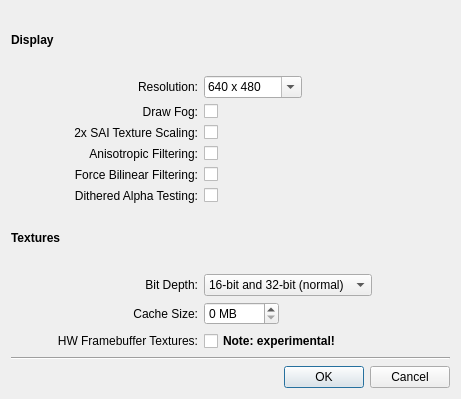
<ui version="4.0" >
 <class>glN64ConfigDialog</class>
 <widget class="QDialog" name="glN64ConfigDialog" >
  <property name="geometry" >
   <rect>
    <x>0</x>
    <y>0</y>
    <width>461</width>
    <height>399</height>
   </rect>
  </property>
  <property name="windowTitle" >
   <string>glN64 Settings</string>
  </property>
  <layout class="QGridLayout" name="gridLayout" >
   <item row="0" column="0" colspan="3" >
    <widget class="QLabel" name="label_3" >
     <property name="text" >
      <string>&lt;h4>Display&lt;/h4></string>
     </property>
    </widget>
   </item>
   <item row="1" column="0" >
    <spacer name="horizontalSpacer_4" >
     <property name="orientation" >
      <enum>Qt::Horizontal</enum>
     </property>
     <property name="sizeType" >
      <enum>QSizePolicy::Fixed</enum>
     </property>
     <property name="sizeHint" stdset="0" >
      <size>
       <width>40</width>
       <height>20</height>
      </size>
     </property>
    </spacer>
   </item>
   <item row="1" column="1" >
    <widget class="QLabel" name="label" >
     <property name="text" >
      <string>Resolution:</string>
     </property>
     <property name="alignment" >
      <set>Qt::AlignRight|Qt::AlignTrailing|Qt::AlignVCenter</set>
     </property>
    </widget>
   </item>
   <item row="1" column="2" >
    <layout class="QHBoxLayout" name="horizontalLayout_2" >
     <item>
      <widget class="QComboBox" name="resolutionCombo" >
       <property name="editable" >
        <bool>true</bool>
       </property>
       <property name="currentIndex" >
        <number>3</number>
       </property>
       <item>
        <property name="text" >
         <string>320 x 400</string>
        </property>
       </item>
       <item>
        <property name="text" >
         <string>400 x 300</string>
        </property>
       </item>
       <item>
        <property name="text" >
         <string>480 x 360</string>
        </property>
       </item>
       <item>
        <property name="text" >
         <string>640 x 480</string>
        </property>
       </item>
       <item>
        <property name="text" >
         <string>800 x 600</string>
        </property>
       </item>
       <item>
        <property name="text" >
         <string>960 x 720</string>
        </property>
       </item>
       <item>
        <property name="text" >
         <string>1024 x 768</string>
        </property>
       </item>
       <item>
        <property name="text" >
         <string>1152 x 864</string>
        </property>
       </item>
       <item>
        <property name="text" >
         <string>1280 x 960</string>
        </property>
       </item>
       <item>
        <property name="text" >
         <string>1280 x 1024</string>
        </property>
       </item>
       <item>
        <property name="text" >
         <string>1440 x 1080</string>
        </property>
       </item>
      </widget>
     </item>
     <item>
      <spacer name="horizontalSpacer" >
       <property name="orientation" >
        <enum>Qt::Horizontal</enum>
       </property>
       <property name="sizeHint" stdset="0" >
        <size>
         <width>0</width>
         <height>20</height>
        </size>
       </property>
      </spacer>
     </item>
    </layout>
   </item>
   <item row="2" column="1" >
    <widget class="QLabel" name="label_6" >
     <property name="text" >
      <string>Draw Fog:</string>
     </property>
     <property name="alignment" >
      <set>Qt::AlignRight|Qt::AlignTrailing|Qt::AlignVCenter</set>
     </property>
    </widget>
   </item>
   <item row="2" column="2" >
    <widget class="QCheckBox" name="drawFogCheck" >
     <property name="text" >
      <string/>
     </property>
    </widget>
   </item>
   <item row="3" column="1" >
    <widget class="QLabel" name="label_7" >
     <property name="text" >
      <string>2x SAI Texture Scaling:</string>
     </property>
     <property name="alignment" >
      <set>Qt::AlignRight|Qt::AlignTrailing|Qt::AlignVCenter</set>
     </property>
    </widget>
   </item>
   <item row="3" column="2" >
    <widget class="QCheckBox" name="twoExSaiTextureScalingCheck" >
     <property name="text" >
      <string/>
     </property>
    </widget>
   </item>
   <item row="4" column="1" >
    <widget class="QLabel" name="label_8" >
     <property name="text" >
      <string>Anisotropic Filtering:</string>
     </property>
     <property name="alignment" >
      <set>Qt::AlignRight|Qt::AlignTrailing|Qt::AlignVCenter</set>
     </property>
    </widget>
   </item>
   <item row="4" column="2" >
    <widget class="QCheckBox" name="anisotropicFilteringCheck" >
     <property name="text" >
      <string/>
     </property>
    </widget>
   </item>
   <item row="5" column="1" >
    <widget class="QLabel" name="label_9" >
     <property name="text" >
      <string>Force Bilinear Filtering:</string>
     </property>
     <property name="alignment" >
      <set>Qt::AlignRight|Qt::AlignTrailing|Qt::AlignVCenter</set>
     </property>
    </widget>
   </item>
   <item row="5" column="2" >
    <widget class="QCheckBox" name="forceBilinearFilteringCheck" >
     <property name="text" >
      <string/>
     </property>
    </widget>
   </item>
   <item row="6" column="1" >
    <widget class="QLabel" name="label_10" >
     <property name="text" >
      <string>Dithered Alpha Testing:</string>
     </property>
     <property name="alignment" >
      <set>Qt::AlignRight|Qt::AlignTrailing|Qt::AlignVCenter</set>
     </property>
    </widget>
   </item>
   <item row="6" column="2" >
    <widget class="QCheckBox" name="ditheredAlphaTestingCheck" >
     <property name="text" >
      <string/>
     </property>
    </widget>
   </item>
   <item row="7" column="0" colspan="3" >
    <widget class="QLabel" name="label_2" >
     <property name="text" >
      <string>&lt;h4>Textures&lt;/h4></string>
     </property>
    </widget>
   </item>
   <item row="8" column="1" >
    <widget class="QLabel" name="label_4" >
     <property name="text" >
      <string>Bit Depth:</string>
     </property>
     <property name="alignment" >
      <set>Qt::AlignRight|Qt::AlignTrailing|Qt::AlignVCenter</set>
     </property>
     <property name="buddy" >
      <cstring>bitDepthCombo</cstring>
     </property>
    </widget>
   </item>
   <item row="8" column="2" >
    <layout class="QHBoxLayout" name="horizontalLayout" >
     <item>
      <widget class="QComboBox" name="bitDepthCombo" >
       <property name="currentIndex" >
        <number>1</number>
       </property>
       <item>
        <property name="text" >
         <string>16-bit only (faster)</string>
        </property>
       </item>
       <item>
        <property name="text" >
         <string>16-bit and 32-bit (normal)</string>
        </property>
       </item>
       <item>
        <property name="text" >
         <string>32-bit (best for 2xSAI)</string>
        </property>
       </item>
      </widget>
     </item>
     <item>
      <spacer name="horizontalSpacer_2" >
       <property name="orientation" >
        <enum>Qt::Horizontal</enum>
       </property>
       <property name="sizeHint" stdset="0" >
        <size>
         <width>0</width>
         <height>20</height>
        </size>
       </property>
      </spacer>
     </item>
    </layout>
   </item>
   <item row="9" column="1" >
    <widget class="QLabel" name="label_5" >
     <property name="text" >
      <string>Cache Size:</string>
     </property>
     <property name="alignment" >
      <set>Qt::AlignRight|Qt::AlignTrailing|Qt::AlignVCenter</set>
     </property>
     <property name="buddy" >
      <cstring>cacheSizeSpin</cstring>
     </property>
    </widget>
   </item>
   <item row="9" column="2" >
    <layout class="QHBoxLayout" name="horizontalLayout_3" >
     <item>
      <widget class="QSpinBox" name="cacheSizeSpin" >
       <property name="suffix" >
        <string> MB</string>
       </property>
       <property name="maximum" >
        <number>2048</number>
       </property>
      </widget>
     </item>
     <item>
      <spacer name="horizontalSpacer_3" >
       <property name="orientation" >
        <enum>Qt::Horizontal</enum>
       </property>
       <property name="sizeHint" stdset="0" >
        <size>
         <width>0</width>
         <height>20</height>
        </size>
       </property>
      </spacer>
     </item>
    </layout>
   </item>
   <item row="10" column="1" >
    <widget class="QLabel" name="label_11" >
     <property name="text" >
      <string>HW Framebuffer Textures:</string>
     </property>
     <property name="alignment" >
      <set>Qt::AlignRight|Qt::AlignTrailing|Qt::AlignVCenter</set>
     </property>
    </widget>
   </item>
   <item row="10" column="2" >
    <widget class="QCheckBox" name="hwFramebufferTexturesCheck" >
     <property name="font" >
      <font>
       <weight>75</weight>
       <bold>true</bold>
      </font>
     </property>
     <property name="text" >
      <string>Note: experimental!</string>
     </property>
    </widget>
   </item>
   <item row="11" column="0" colspan="3" >
    <widget class="Line" name="line" >
     <property name="orientation" >
      <enum>Qt::Horizontal</enum>
     </property>
    </widget>
   </item>
   <item row="12" column="0" colspan="3" >
    <widget class="QDialogButtonBox" name="buttonBox" >
     <property name="standardButtons" >
      <set>QDialogButtonBox::Cancel|QDialogButtonBox::Ok</set>
     </property>
    </widget>
   </item>
  </layout>
 </widget>
 <resources/>
 <connections>
  <connection>
   <sender>buttonBox</sender>
   <signal>accepted()</signal>
   <receiver>glN64ConfigDialog</receiver>
   <slot>accept()</slot>
   <hints>
    <hint type="sourcelabel" >
     <x>248</x>
     <y>254</y>
    </hint>
    <hint type="destinationlabel" >
     <x>157</x>
     <y>274</y>
    </hint>
   </hints>
  </connection>
  <connection>
   <sender>buttonBox</sender>
   <signal>rejected()</signal>
   <receiver>glN64ConfigDialog</receiver>
   <slot>reject()</slot>
   <hints>
    <hint type="sourcelabel" >
     <x>316</x>
     <y>260</y>
    </hint>
    <hint type="destinationlabel" >
     <x>286</x>
     <y>274</y>
    </hint>
   </hints>
  </connection>
 </connections>
</ui>
